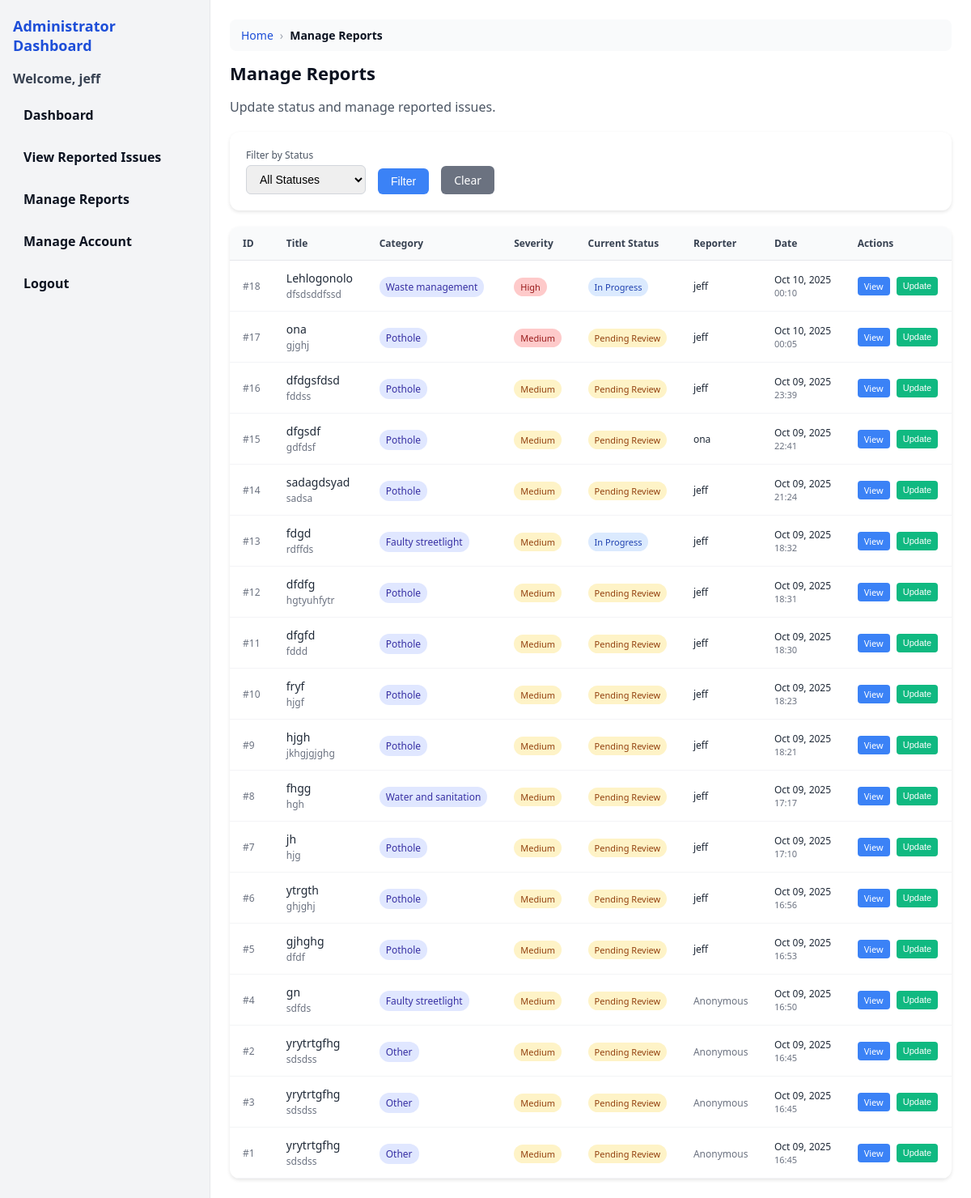
/administrator/manage-reports/ (signed in), run on the app's committed database.
### civilian/models.py (models this page shows, shortened)
class IssueReport(models.Model):
    CATEGORY_CHOICES = [
        ("pothole", "Pothole"),
        ("waste", "Waste management"),
        ("streetlight", "Faulty streetlight"),
        ("water", "Water and sanitation"),
        ("other", "Other"),
    ]
    STATUS_CHOICES = [
        ("pending", "Pending Review"),
        ("in_progress", "In Progress"),
        ("resolved", "Resolved"),
        ("closed", "Closed"),
    ]
    SEVERITY_CHOICES = [
        ("low", "Low"),
        ("medium", "Medium"),
        ("high", "High"),
        ("critical", "Critical"),
    ]
    reporter = models.ForeignKey(User, null=True, blank=True, on_delete=models.SET_NULL, related_name="issue_reports")
    title = models.CharField(max_length=200)
    category = models.CharField(max_length=32, choices=CATEGORY_CHOICES)
    description = models.TextField()
    location = models.CharField(max_length=255, help_text="Street address or description of the location")
    status = models.CharField(max_length=20, choices=STATUS_CHOICES, default="pending")
    severity = models.CharField(max_length=20, choices=SEVERITY_CHOICES, default="medium")
    created_at = models.DateTimeField(auto_now_add=True)
    updated_at = models.DateTimeField(auto_now=True)
    image = models.ImageField(upload_to="issues/images/", null=True, blank=True)
    video = models.FileField(upload_to="issues/videos/", null=True, blank=True)

### administrator/views.py (the view, shortened to what this page needs)
# urls.py: path("manage-reports/", views.manage_reports, name="admin_manage_reports"),
@login_required
def manage_reports(request):
    reports = IssueReport.objects.all().order_by('-created_at')
    status_filter = request.GET.get('status', '')
    if status_filter:
        reports = reports.filter(status=status_filter)
    context = {
        'reports': reports,
        'status_choices': IssueReport.STATUS_CHOICES,
        'severity_choices': IssueReport.SEVERITY_CHOICES,
        'current_status': status_filter,
    }
    return render(request, "administrator/manage_reports.html", context)

### administrator/templates/administrator/manage_reports.html (shortened to what this page needs)
{% extends 'administrator/base.html' %}
{% block content %}
<nav class="breadcrumb">
    <a href="{% url 'admin_home' %}">Home</a>
    <span>›</span>
    <span style="color: #0b1220; font-weight: 600;">Manage Reports</span>
</nav>
<h2 class="header">Manage Reports</h2>
<p class="muted">Update status and manage reported issues.</p>
<div style="background:#ffffff;border-radius:12px;padding:20px;box-shadow:0 2px 4px rgba(0,0,0,0.1);margin:20px 0;">
    <form method="get" style="display:flex;gap:15px;align-items:end;">
        <div>
            <label style="display:block;font-size:12px;color:#4b5563;margin-bottom:4px;font-weight:500;">Filter by Status</label>
            <select name="status" style="padding:8px 12px;border:1px solid #d1d5db;border-radius:6px;font-size:14px;">
                <option value="">All Statuses</option>
            </select>
        </div>
        <button type="submit" style="background:#3b82f6;color:#ffffff;border:none;padding:8px 16px;border-radius:6px;font-size:14px;font-weight:500;cursor:pointer;">Filter</button>
        <a href="{% url 'admin_manage_reports' %}" style="background:#6b7280;color:#ffffff;border:none;padding:8px 16px;border-radius:6px;font-size:14px;font-weight:500;text-decoration:none;display:inline-block;">Clear</a>
    </form>
</div>
<div style="background:#ffffff;border-radius:12px;box-shadow:0 2px 4px rgba(0,0,0,0.1);overflow:hidden;">
    {% if reports %}
    <div style="overflow-x:auto;">
        <table style="width:100%;border-collapse:collapse;">
            <thead style="background:#f9fafb;">
                <tr>
                    <th style="padding:12px 16px;text-align:left;font-size:12px;font-weight:600;color:#374151;border-bottom:1px solid #e5e7eb;">ID</th>
                    <th style="padding:12px 16px;text-align:left;font-size:12px;font-weight:600;color:#374151;border-bottom:1px solid #e5e7eb;">Title</th>
                    <th style="padding:12px 16px;text-align:left;font-size:12px;font-weight:600;color:#374151;border-bottom:1px solid #e5e7eb;">Category</th>
                    <th style="padding:12px 16px;text-align:left;font-size:12px;font-weight:600;color:#374151;border-bottom:1px solid #e5e7eb;">Severity</th>
                    <th style="padding:12px 16px;text-align:left;font-size:12px;font-weight:600;color:#374151;border-bottom:1px solid #e5e7eb;">Current Status</th>
                    <th style="padding:12px 16px;text-align:left;font-size:12px;font-weight:600;color:#374151;border-bottom:1px solid #e5e7eb;">Reporter</th>
                    <th style="padding:12px 16px;text-align:left;font-size:12px;font-weight:600;color:#374151;border-bottom:1px solid #e5e7eb;">Date</th>
                    <th style="padding:12px 16px;text-align:left;font-size:12px;font-weight:600;color:#374151;border-bottom:1px solid #e5e7eb;">Actions</th>
                </tr>
            </thead>
            <tbody>
                {% for report in reports %}
                <tr style="border-bottom:1px solid #f3f4f6;">
                    <td style="padding:12px 16px;font-size:12px;color:#6b7280;font-weight:500;">#{{ report.id }}</td>
                    <td style="padding:12px 16px;">
                        <div style="font-size:14px;font-weight:500;color:#1f2937;margin-bottom:2px;">{{ report.title|truncatechars:40 }}</div>
                        <div style="font-size:12px;color:#6b7280;">{{ report.description|truncatechars:60 }}</div>
                    </td>
                    <td style="padding:12px 16px;">
                        <span style="font-size:12px;padding:4px 8px;border-radius:12px;background:#e0e7ff;color:#3730a3;font-weight:500;">{{ report.get_category_display }}</span>
                    </td>
                    <td style="padding:12px 16px;">
                        <span style="font-size:11px;padding:4px 8px;border-radius:12px;font-weight:500;
                            {% if report.severity == 'low' %}background:#d1fae5;color:#065f46;
                            {% elif report.severity == 'medium' %}background:#fef3c7;color:#92400e;
                            {% elif report.severity == 'high' %}background:#fed7d7;color:#c53030;
                            {% else %}background:#fecaca;color:#991b1b;{% endif %}">
                            {{ report.get_severity_display }}
                        </span>
                    </td>
                    <td style="padding:12px 16px;">
                        <span id="status-{{ report.id }}" style="font-size:11px;padding:4px 8px;border-radius:12px;font-weight:500;
                            {% if report.status == 'pending' %}background:#fef3c7;color:#92400e;
                            {% elif report.status == 'in_progress' %}background:#dbeafe;color:#1e40af;
                            {% elif report.status == 'resolved' %}background:#d1fae5;color:#065f46;
                            {% else %}background:#f3f4f6;color:#374151;{% endif %}">
                            {{ report.get_status_display }}
                        </span>
                    </td>
                    <td style="padding:12px 16px;">
                        {% if report.reporter %}
                        <div style="font-size:12px;color:#1f2937;font-weight:500;">{{ report.reporter.username }}</div>
                        {% else %}
                        <span style="font-size:12px;color:#6b7280;">Anonymous</span>
                        {% endif %}
                    </td>
                    <td style="padding:12px 16px;">
                        <div style="font-size:12px;color:#1f2937;">{{ report.created_at|date:"M d, Y" }}</div>
                        <div style="font-size:11px;color:#6b7280;">{{ report.created_at|time:"H:i" }}</div>
                    </td>
                    <td style="padding:12px 16px;">
                        <div style="display:flex;gap:8px;">
                            <a href="{% url 'admin_report_detail' report.id %}" style="background:#3b82f6;color:#ffffff;padding:4px 8px;border-radius:4px;text-decoration:none;font-size:11px;font-weight:500;">View</a>
                            <button onclick="showStatusModal({{ report.id }}, '{{ report.status }}', '{{ report.title|escapejs }}')" style="background:#10b981;color:#ffffff;padding:4px 8px;border-radius:4px;border:none;font-size:11px;font-weight:500;cursor:pointer;">Update</button>
                        </div>
                    </td>
                </tr>
                {% endfor %}
            </tbody>
        </table>
    </div>
    {% else %}
    <div style="padding:40px;text-align:center;">
        <div style="font-size:48px;margin-bottom:16px;">📋</div>
        <h3 style="margin:0 0 8px 0;color:#1f2937;font-size:18px;">No Reports Found</h3>
        <p style="margin:0;color:#6b7280;font-size:14px;">Try adjusting your filter criteria.</p>
    </div>
    {% endif %}
</div>
{% endblock %}

### administrator/templates/administrator/base.html (shortened to what this page needs)
<!DOCTYPE html>
<html lang="en">
<head>
    </head>
<body>
    <aside class="sidebar">
        <h1 class="brand">Administrator Dashboard</h1>
        {% if request.user.is_authenticated %}
        <div class="welcome">Welcome, {{ request.user.username }}</div>
        {% endif %}
        <nav class="nav">
            <a href="{% url 'admin_dashboard' %}">Dashboard</a>
            <a href="{% url 'admin_view_reported_issues' %}">View Reported Issues</a>
            <a href="{% url 'admin_manage_reports' %}">Manage Reports</a>
            <a href="{% url 'admin_manage_account' %}">Manage Account</a>
            <a id="logout-link" href="#">Logout</a>
        </nav>
    </aside>
    <main class="content">
        {% block content %}{% endblock %}
    </main>
    </body>
    </html>

### administrator/templates/administrator/base.html (style rules this page uses)
:root { --bg: #111827; --panel: #ffffff; --accent: #1d4ed8; --text: #0b1220; --muted: #4b5563; --sidebar-bg: #f3f4f6; }
* { box-sizing: border-box; }
body { margin: 0; font-family: system-ui, -apple-system, Segoe UI, Roboto, "Helvetica Neue", Arial, "Noto Sans", "Apple Color Emoji", "Segoe UI Emoji"; background: var(--bg); color: var(--text); min-height: 100vh; display: grid; grid-template-columns: 260px 1fr; }
.sidebar { background: var(--sidebar-bg); border-right: 1px solid #e5e7eb; padding: 20px 16px; min-height: 100vh; position: relative; transition: transform 0.3s ease; }
.brand { font-weight: 800; color: var(--accent); font-size: 18px; margin: 0 0 18px; }
.nav { display: flex; flex-direction: column; gap: 8px; }
.welcome { color: #374151; font-weight: 700; margin: 0 0 12px; }
.nav a { display: block; text-decoration: none; color: var(--text); padding: 10px 12px; border-radius: 10px; font-weight: 600; border: 1px solid transparent; transition: all 0.2s; }
.content { padding: 24px; background: var(--panel); }
.breadcrumb { display: flex; align-items: center; gap: 8px; margin: 0 0 12px; font-size: 14px; color: var(--muted); background: #f9fafb; padding: 10px 14px; border-radius: 8px; }
.breadcrumb a { color: var(--accent); text-decoration: none; font-weight: 500; }
.breadcrumb span { color: #9ca3af; }
.header { margin: 0 0 12px; font-size: 22px; font-weight: 800; color: #0b1220; }
.muted { color: var(--muted); }

### data on the page
IssueReport: id "18", title "Lehlogonolo", description "dfsdsddfssd", category "Waste management", severity "High", status "In Progress", reporter.username "jeff", created_at "Oct 10, 2025", created_at "00:10"
IssueReport: id "17", title "ona", description "gjghj", category "Pothole", severity "Medium", status "Pending Review", reporter.username "jeff", created_at "Oct 10, 2025", created_at "00:05"
IssueReport: id "16", title "dfdgsfdsd", description "fddss", category "Pothole", severity "Medium", status "Pending Review", reporter.username "jeff", created_at "Oct 09, 2025", created_at "23:39"
IssueReport: id "15", title "dfgsdf", description "gdfdsf", category "Pothole", severity "Medium", status "Pending Review", reporter.username "ona", created_at "Oct 09, 2025", created_at "22:41"
IssueReport: id "14", title "sadagdsyad", description "sadsa", category "Pothole", severity "Medium", status "Pending Review", reporter.username "jeff", created_at "Oct 09, 2025", created_at "21:24"
IssueReport: id "13", title "fdgd", description "rdffds", category "Faulty streetlight", severity "Medium", status "In Progress", reporter.username "jeff", created_at "Oct 09, 2025", created_at "18:32"
IssueReport: id "12", title "dfdfg", description "hgtyuhfytr", category "Pothole", severity "Medium", status "Pending Review", reporter.username "jeff", created_at "Oct 09, 2025", created_at "18:31"
IssueReport: id "11", title "dfgfd", description "fddd", category "Pothole", severity "Medium", status "Pending Review", reporter.username "jeff", created_at "Oct 09, 2025", created_at "18:30"
IssueReport: id "10", title "fryf", description "hjgf", category "Pothole", severity "Medium", status "Pending Review", reporter.username "jeff", created_at "Oct 09, 2025", created_at "18:23"
IssueReport: id "9", title "hjgh", description "jkhgjgjghg", category "Pothole", severity "Medium", status "Pending Review", reporter.username "jeff", created_at "Oct 09, 2025", created_at "18:21"
IssueReport: id "8", title "fhgg", description "hgh", category "Water and sanitation", severity "Medium", status "Pending Review", reporter.username "jeff", created_at "Oct 09, 2025", created_at "17:17"
IssueReport: id "7", title "jh", description "hjg", category "Pothole", severity "Medium", status "Pending Review", reporter.username "jeff", created_at "Oct 09, 2025", created_at "17:10"
IssueReport: id "6", title "ytrgth", description "ghjghj", category "Pothole", severity "Medium", status "Pending Review", reporter.username "jeff", created_at "Oct 09, 2025", created_at "16:56"
IssueReport: id "5", title "gjhghg", description "dfdf", category "Pothole", severity "Medium", status "Pending Review", reporter.username "jeff", created_at "Oct 09, 2025", created_at "16:53"
IssueReport: id "4", title "gn", description "sdfds", category "Faulty streetlight", severity "Medium", status "Pending Review", shows "Anonymous", created_at "Oct 09, 2025", created_at "16:50"
IssueReport: id "2", title "yrytrtgfhg", description "sdsdss", category "Other", severity "Medium", status "Pending Review", shows "Anonymous", created_at "Oct 09, 2025", created_at "16:45"
IssueReport: id "3", title "yrytrtgfhg", description "sdsdss", category "Other", severity "Medium", status "Pending Review", shows "Anonymous", created_at "Oct 09, 2025", created_at "16:45"
IssueReport: id "1", title "yrytrtgfhg", description "sdsdss", category "Other", severity "Medium", status "Pending Review", shows "Anonymous", created_at "Oct 09, 2025", created_at "16:45"

### other printed values
{{ request.user.username }} "jeff"
